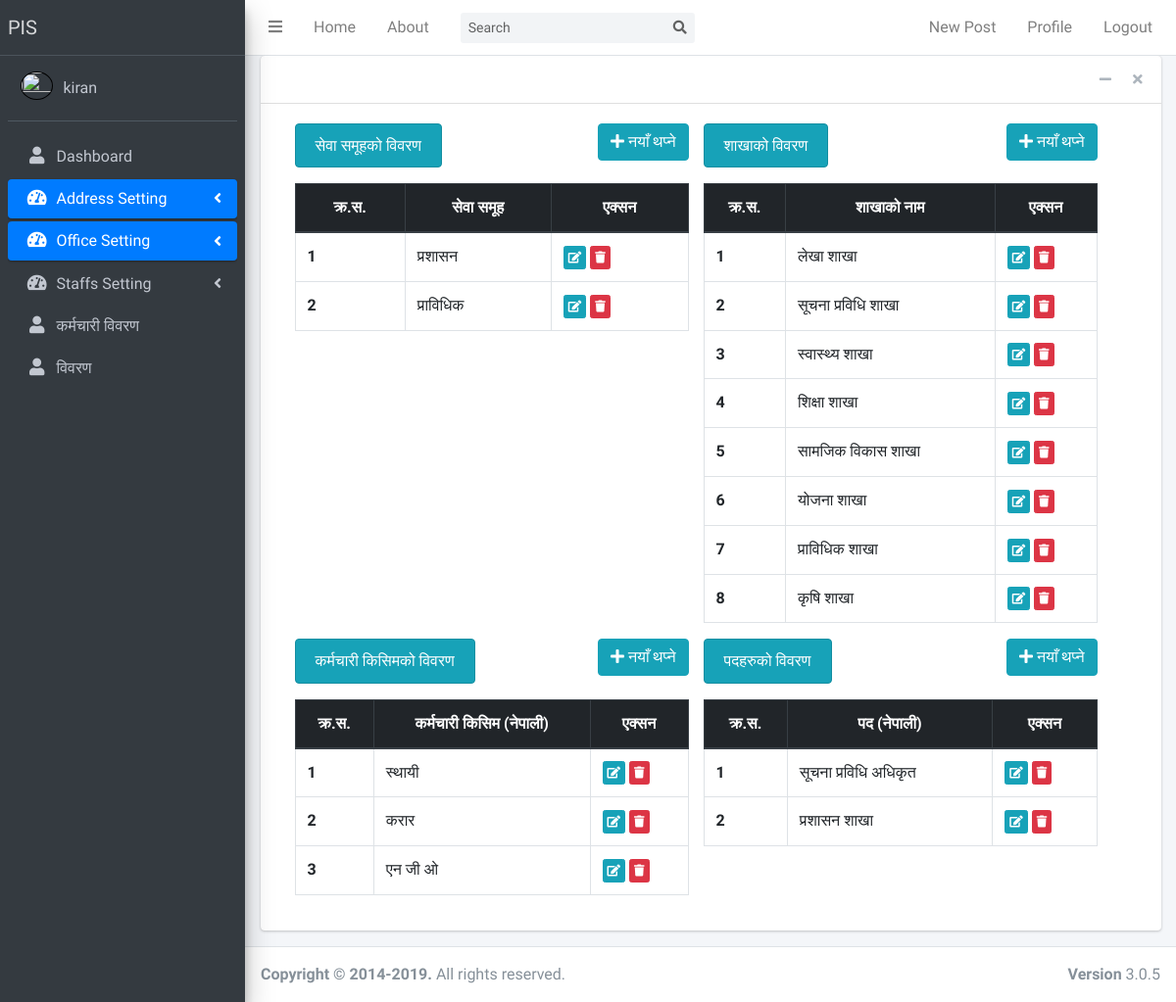
Page /allofficialdata/list/ (signed in) on the committed database.
### officialdata/models.py (models this page shows, shortened)
class Servicegroup(models.Model):
    servicegroup_nepali = models.CharField(max_length=70, verbose_name="सेवा समूहको नाम")
    servicegroup_english = models.CharField(max_length=70, verbose_name="Service Group Name")
    created_date = models.DateTimeField(default=timezone.now)
    created_by = models.ForeignKey(User, on_delete=models.CASCADE, default=None)

class Sectiontype(models.Model):
    sectiontype_nepali = models.CharField(max_length=70, verbose_name="शाखाको नाम")
    sectiontype_english = models.CharField(max_length=70, verbose_name="Section Name")
    created_date = models.DateTimeField(default=timezone.now)
    created_by = models.ForeignKey(User, on_delete=models.CASCADE, default=None)

class Employeetype(models.Model):
    employeetype_nepali = models.CharField(max_length=70, verbose_name="कर्मचारी किसिम")
    employeetype_english = models.CharField(max_length=70, verbose_name="Employee Type")
    date_posted = models.DateTimeField(default=timezone.now)
    created_by = models.ForeignKey(User, on_delete=models.CASCADE, default=None)

class Designation(models.Model):
    designation_nepali = models.CharField(max_length=100)
    designation_english = models.CharField(max_length=100)
    date_posted = models.DateTimeField(default=timezone.now)
    author = models.ForeignKey(User, on_delete=models.CASCADE)

### officialdata/views.py (the view)
# urls.py: path('allofficialdata/list/', AllOfficialdataListView.as_view(), name='allofficialdata-list'),
class AllOfficialdataListView(LoginRequiredMixin, UserAccessMixin, ListView):
    permission_required = ('officialdata.list_servicegroup', 'officialdata.list_designation', 'officialdata.list_sectiontype', 'officialdata.list_employeetype')
    template_name = 'officialdata/allofficialdata_list.html'
    queryset = Servicegroup.objects.all()
    def get_context_data(self, **kwargs):
        context = super(AllOfficialdataListView, self).get_context_data(**kwargs)
        context['designation_list'] = Designation.objects.all()
        context['sectiontype_list'] = Sectiontype.objects.all()
        context['employeetype_list'] = Employeetype.objects.all()
        context['servicegroup_list'] = self.queryset
        return context

### officedata/views.py (called while the page is built)
    def dispatch(self, request, *args, **kwargs):
        if(not self.request.user.is_authenticated):
            return redirect_to_login(self.request.get_full_path(), self.get_login_url(), self.get_redirect_field_name())
        if not self.has_permission():
            return redirect('/')
        return super(UserAccessMixin, self).dispatch(request, *args, **kwargs)

### officialdata/templates/officialdata/allofficialdata_list.html
{% extends "blog/base.html" %}
{% load crispy_forms_tags %}
{% block content %}
<div class="row container">
    <div class="col-md-6">
        <div class="d-flex justify-content-between">
            <div><h6 class="text-center alert alert-info">सेवा समूहको विवरण</h6></div>
            {% if request.user.is_superuser %}
            <div>
                <a href="{% url 'servicegroup-create' %}" class="btn btn-info btn-bg">
                    <i class="fas fa-plus"></i> नयाँ थप्ने
                </a>
            </div>
            {% endif %}
        </div>
        <table class="table table-hover table-bordered">
            <thead class="text-center thead-dark">
            <tr>
                <th scope="col">क्र.स.</th>
                <th scope="col">सेवा समूह</th>
                <th scope="col">एक्सन</th>
            </tr>
            </thead>
            <tbody>
            {% for servicegroup in servicegroup_list %}
            <tr>
                <th scope="row">{{ forloop.counter }}</th>
                <td>{{ servicegroup.servicegroup_nepali }}</td>
                <td>
                    <a href="{% url 'servicegroup-update' servicegroup.id %}" class="btn btn-info btn-xs">
                        <i class="fas fa-edit"></i>
                    </a>
                    <a href="{% url 'servicegroup-delete' servicegroup.id %}" class="btn btn-danger btn-xs">
                        <i class="fas fa-trash"></i>
                    </a>
                </td>
            </tr>
            {% endfor %}
            </tbody>
        </table>
    </div>
    <div class="col-md-6">
        <div class="d-flex justify-content-between">
            <div><h6 class="text-center alert alert-info">शाखाको विवरण</h6></div>
            <div>
                <a href="{% url 'sectiontype-create' %}" class="btn btn-info btn-bg">
                    <i class="fas fa-plus"></i> नयाँ थप्ने
                </a>
            </div>
        </div>
        <table class="table table-hover table-bordered">
            <thead class="text-center thead-dark">
            <tr>
                <th scope="col">क्र.स.</th>
                <th scope="col">शाखाको नाम</th>
                <th scope="col">एक्सन</th>
            </tr>
            </thead>
            <tbody>
            {% for sectiontype in sectiontype_list %}
            <tr>
                <th scope="row">{{ forloop.counter }}</th>
                <td>{{ sectiontype.sectiontype_nepali }}</td>
                <td>
                    <a href="{% url 'sectiontype-update' sectiontype.id %}" class="btn btn-info btn-xs">
                        <i class="fas fa-edit"></i>
                    </a>
                    <a href="{% url 'sectiontype-delete' sectiontype.id %}" class="btn btn-danger btn-xs">
                        <i class="fas fa-trash"></i>
                    </a>
                </td>
            </tr>
            {% endfor %}
            </tbody>
        </table>
    </div>
</div>
<div class="row container">
    <div class="col-md-6">
        <div class="d-flex justify-content-between">
            <div><h6 class="text-center alert alert-info">कर्मचारी किसिमको विवरण</h6></div>
            <div>
                <a href="{% url 'employeetype-create' %}" class="btn btn-info btn-bg">
                    <i class="fas fa-plus"></i> नयाँ थप्ने
                </a>
            </div>
        </div>
        <table class="table table-hover table-bordered">
            <thead class="text-center thead-dark">
            <tr>
                <th scope="col">क्र.स.</th>
                <th scope="col">कर्मचारी किसिम (नेपाली)</th>
                <th scope="col">एक्सन</th>
            </tr>
            </thead>
            <tbody>
            {% for employeetype in employeetype_list %}
            <tr>
                <th scope="row">{{ forloop.counter }}</th>
                <td>{{ employeetype.employeetype_nepali }}</td>
                <td>
                    <a href="{% url 'employeetype-update' employeetype.id %}" class="btn btn-info btn-xs">
                        <i class="fas fa-edit"></i>
                    </a>
                    <a href="{% url 'employeetype-delete' employeetype.id %}" class="btn btn-danger btn-xs">
                        <i class="fas fa-trash"></i>
                    </a>
                </td>
            </tr>
            {% endfor %}
            </tbody>
        </table>
    </div>
    <div class="col-md-6">
        <div class="d-flex justify-content-between">
            <div><h6 class="text-center alert alert-info">पदहरुको विवरण</h6></div>
            <div>
                <a href="{% url 'designation-create' %}" class="btn btn-info btn-bg">
                    <i class="fas fa-plus"></i> नयाँ थप्ने
                </a>
            </div>
        </div>
        <table class="table table-hover table-bordered">
            <thead class="text-center thead-dark">
            <tr>
                <th scope="col">क्र.स.</th>
                <th scope="col">पद (नेपाली)</th>
                <th scope="col">एक्सन</th>
            </tr>
            </thead>
            <tbody>
            {% for designation in designation_list %}
            <tr>
                <th scope="row">{{ forloop.counter }}</th>
                <td>{{ designation.designation_nepali }}</td>
                <td>
                    <a href="{% url 'designation-update' designation.id %}" class="btn btn-info btn-xs">
                        <i class="fas fa-edit"></i>
                    </a>
                    <a href="{% url 'designation-delete' designation.id %}" class="btn btn-danger btn-xs">
                        <i class="fas fa-trash"></i>
                    </a>
                </td>
            </tr>
            {% endfor %}
            </tbody>
        </table>
    </div>
</div>
{% endblock content %}

### blog/templates/blog/base.html (shortened to what this page needs)
{% load static %}
<!DOCTYPE html>
<html>
<head>
    <link rel="stylesheet" href="{% static 'blog/plugins/fontawesome-free/css/all.min.css' %}">
    <link rel="stylesheet" href="https://code.ionicframework.com/ionicons/2.0.1/css/ionicons.min.css">
    <link rel="stylesheet" href="{% static 'blog/plugins/overlayScrollbars/css/OverlayScrollbars.min.css' %}">
    <link rel="stylesheet" href="{% static 'blog/plugins/datatables-bs4/css/dataTables.bootstrap4.min.css' %}">
    <link rel="stylesheet" href="{% static 'blog/plugins/datatables-responsive/css/responsive.bootstrap4.min.css' %}">
    <link rel="stylesheet" href="{% static 'blog/dist/css/adminlte.min.css' %}">
</head>
<body class="hold-transition sidebar-mini layout-fixed">
<div class="wrapper">
    <nav class="main-header navbar navbar-expand navbar-white navbar-light">
        <ul class="navbar-nav">
            <li class="nav-item">
                <a class="nav-link" data-widget="pushmenu" href="#" role="button"><i class="fas fa-bars"></i></a>
            </li>
            <li class="nav-item d-none d-sm-inline-block">
                <a class="nav-item nav-link" href="{% url 'blog-home' %}">Home</a>
            </li>
            <li class="nav-item d-none d-sm-inline-block">
                <a class="nav-item nav-link" href="{% url 'blog-about' %}">About</a>
            </li>
        </ul>
        <form class="form-inline ml-3">
            <div class="input-group input-group-sm">
                <input class="form-control form-control-navbar" type="search" placeholder="Search" aria-label="Search">
                <div class="input-group-append">
                    <button class="btn btn-navbar" type="submit">
                        <i class="fas fa-search"></i>
                    </button>
                </div>
            </div>
        </form>
        <ul class="navbar-nav ml-auto">
            {% if user.is_authenticated %}
            <a class="nav-item nav-link" href="{% url 'post-create' %}">New Post</a>
            <a class="nav-item nav-link" href="#">Profile</a>
            <a class="nav-item nav-link" href="{% url 'logout' %}">Logout</a>
            {% else %}
            <a class="nav-item nav-link" href="{% url 'login' %}">Login</a>
            <a class="nav-item nav-link" href="{% url 'register' %}">Register</a>
            {% endif %}
        </ul>
    </nav>
    <aside class="main-sidebar sidebar-dark-primary elevation-4">
        <a href="{% url 'blog-home' %}" class="brand-link">
            <span class="brand-text font-weight-light">PIS</span>
        </a>
        <div class="sidebar">
            <div class="user-panel mt-3 pb-3 mb-3 d-flex">
                <div class="image">
                    <img src="" class="rounded-circle account-img" alt=""
                         width="42" height="24" style="border:1px solid black">
                </div>
                <div class="info">
                    <a href="#" class="d-block">{{ user.username }}</a>
                </div>
            </div>
            {% if user.is_authenticated %}
            <nav class="mt-2">
                <ul class="nav nav-pills nav-sidebar flex-column" data-widget="treeview" role="menu"
                    data-accordion="false">
                    {% if request.user.is_superuser %}
                    <li class="nav-item">
                        <a href="#" class="nav-link">
                            <i class="nav-icon fas fa-user"></i>
                            <p>
                                Dashboard
                            </p>
                        </a>
                    </li>
                    <li class="nav-item has-treeview">
                        <a href="{% url 'address-list' %}" class="nav-link active">
                            <i class="nav-icon fas fa-tachometer-alt"></i>
                            <p>
                                Address Setting
                                <i class="right fas fa-angle-left"></i>
                            </p>
                        </a>
                    </li>
                    <li class="nav-item has-treeview">
                        <a href="{% url 'allofficedata-list' %}" class="nav-link active">
                            <i class="nav-icon fas fa-tachometer-alt"></i>
                            <p>
                                Office Setting
                                <i class="right fas fa-angle-left"></i>
                            </p>
                        </a>
                    </li>
                    <li class="nav-item has-treeview">
                        <a href="{% url 'allofficialdata-list' %}" class="nav-link inactive">
                            <i class="nav-icon fas fa-tachometer-alt"></i>
                            <p>
                                Staffs Setting
                                <i class="right fas fa-angle-left"></i>
                            </p>
                        </a>
                    </li>
                    <li class="nav-item">
                        <a href="{% url 'staff-list' %}" class="nav-link">
                            <i class="nav-icon fas fa-user"></i>
                            <p>
                                कर्मचारी विवरण
                            </p>
                        </a>
                    </li>
                    {% endif %}
                    <li class="nav-item">
                        <a href="{% url 'staff-post' username=user %}" class="nav-link">
                            <p class="text-align:center"> <i class="nav-icon fas fa-user"></i> विवरण
                            </p>
                        </a>
                    </li>
                </ul>
            </nav>
            {% endif %}
        </div>
    </aside>
    <div class="content-wrapper">
        <section class="content">
            <div class="container-fluid">
                <div class="row">
                    <div class="col-md-12">
                        <div class="card">
                            <div class="card-header">
                                <div class="card-tools">
                                    <button type="button" class="btn btn-tool" data-card-widget="collapse"
                                            data-toggle="tooltip" title="Collapse">
                                        <i class="fas fa-minus"></i></button>
                                    <button type="button" class="btn btn-tool" data-card-widget="remove"
                                            data-toggle="tooltip" title="Remove">
                                        <i class="fas fa-times"></i></button>
                                </div>
                            </div>
                            <div class="card-body">
                                <div class="row col-md-12">
                                    <div class="col-md-12">
                                        {% block content %}{% endblock %}
                                    </div>
                                </div>
                            </div>
                        </div>
                    </div>
                </div>
        </section>
    </div>
    <footer class="main-footer">
        <div class="float-right d-none d-sm-block">
            <b>Version</b> 3.0.5
        </div>
        <strong>Copyright &copy; 2014-2019.</strong> All rights
        reserved.
    </footer>
</div>
</body>
</html>

### rows in the picture
Servicegroup: servicegroup_nepali "प्रशासन"
Servicegroup: servicegroup_nepali "प्राविधिक"
Sectiontype: sectiontype_nepali "लेखा शाखा"
Sectiontype: sectiontype_nepali "सूचना प्रविधि शाखा"
Sectiontype: sectiontype_nepali "स्वास्थ्य शाखा"
Sectiontype: sectiontype_nepali "शिक्षा शाखा"
Sectiontype: sectiontype_nepali "सामजिक विकास शाखा"
Sectiontype: sectiontype_nepali "योजना शाखा"
Sectiontype: sectiontype_nepali "प्राविधिक शाखा"
Sectiontype: sectiontype_nepali "कृषि शाखा"
Employeetype: employeetype_nepali "स्थायी"
Employeetype: employeetype_nepali "करार"
Employeetype: employeetype_nepali "एन जी ओ"
Designation: designation_nepali "सूचना प्रविधि अधिकृत"
Designation: designation_nepali "प्रशासन शाखा"

### other values in the picture
{{ user.username }} "kiran"
